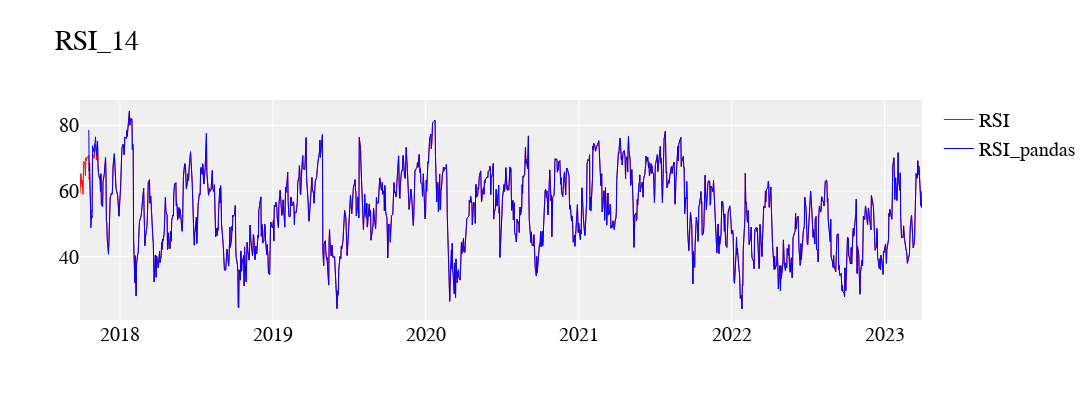
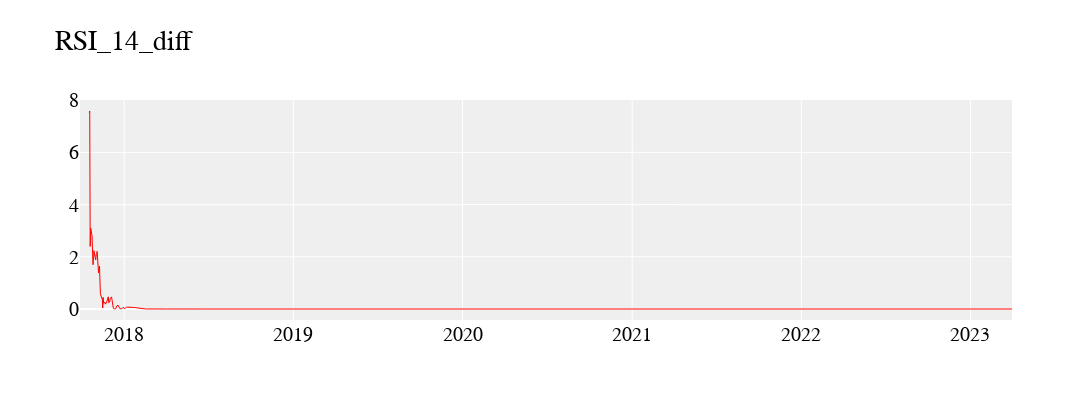

Write notebook code for charts like these, in order.
### Code cell
plot_2_line(df.index,df['RSI'],df_pandas['RSI_14'],'RSI','RSI_pandas','RSI_14')
plot_1_line(df.index,np.absolute(df['RSI']-df_pandas['RSI_14']),'RSI_14_diff')

### Figure 1 — Plotly figure (JSON) as saved in the notebook; plotly's stock layout.template omitted (floating-point values rounded to 4 significant figures; data arrays with more than 128 entries replaced by an {"elided": "..."} marker saying what was removed)
{"data": [{"legendgroup": "1", "line": {"color": "red", "width": 1}, "name": "RSI", "type": "scatter", "x": {"elided": "1387 str values"}, "xaxis": "x", "y": {"elided": "1387 float values"}, "yaxis": "y"}, {"legendgroup": "1", "line": {"color": "blue", "width": 1}, "name": "RSI_pandas", "type": "scatter", "x": {"elided": "1387 str values"}, "xaxis": "x", "y": {"elided": "1387 float values"}, "yaxis": "y"}], "layout": {"font": {"color": "#000000", "family": "Monospace", "size": 20}, "height": 400, "plot_bgcolor": "#efefef", "title": {"text": "RSI_14"}, "width": 1200, "xaxis": {"anchor": "y", "domain": [0, 1], "rangeslider": {"visible": false}}, "yaxis": {"anchor": "x", "domain": [0, 1]}}}

### Figure 2 — Plotly figure (JSON) as saved in the notebook; plotly's stock layout.template omitted (floating-point values rounded to 4 significant figures; data arrays with more than 128 entries replaced by an {"elided": "..."} marker saying what was removed)
{"data": [{"legendgroup": "1", "line": {"color": "red", "width": 1}, "type": "scatter", "x": {"elided": "1387 str values"}, "xaxis": "x", "y": {"elided": "1387 float values"}, "yaxis": "y"}], "layout": {"font": {"color": "#000000", "family": "Monospace", "size": 20}, "height": 400, "plot_bgcolor": "#efefef", "title": {"text": "RSI_14_diff"}, "width": 1200, "xaxis": {"anchor": "y", "domain": [0, 1], "rangeslider": {"visible": false}}, "yaxis": {"anchor": "x", "domain": [0, 1]}}}
